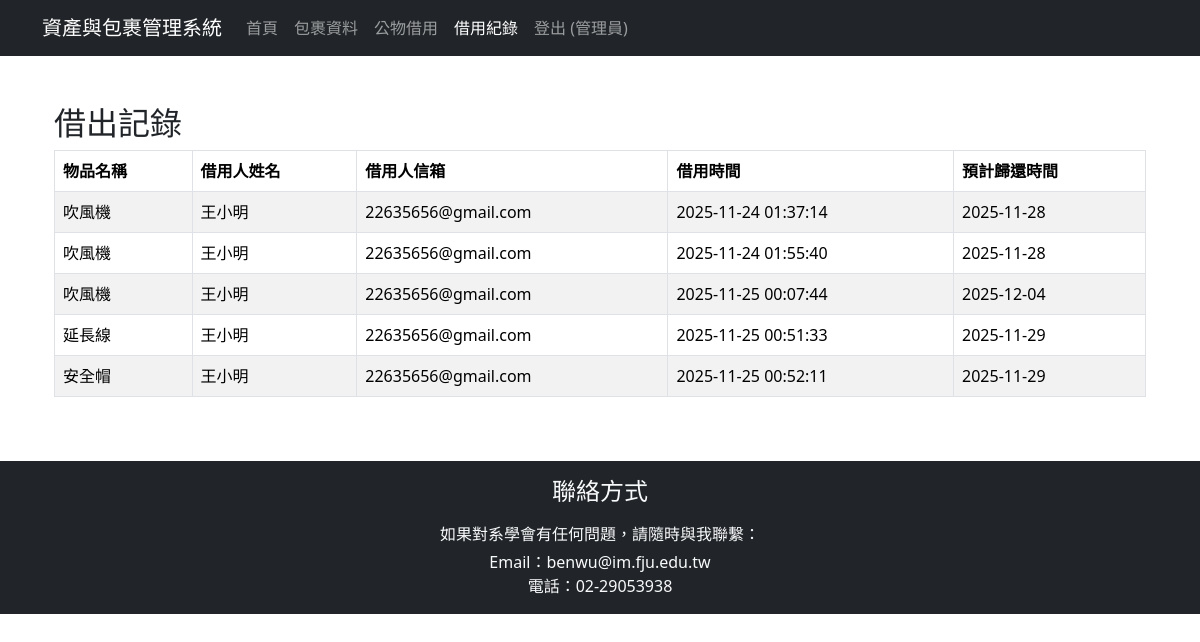
The app's page /admin_borrow_record.php (signed in), older data.
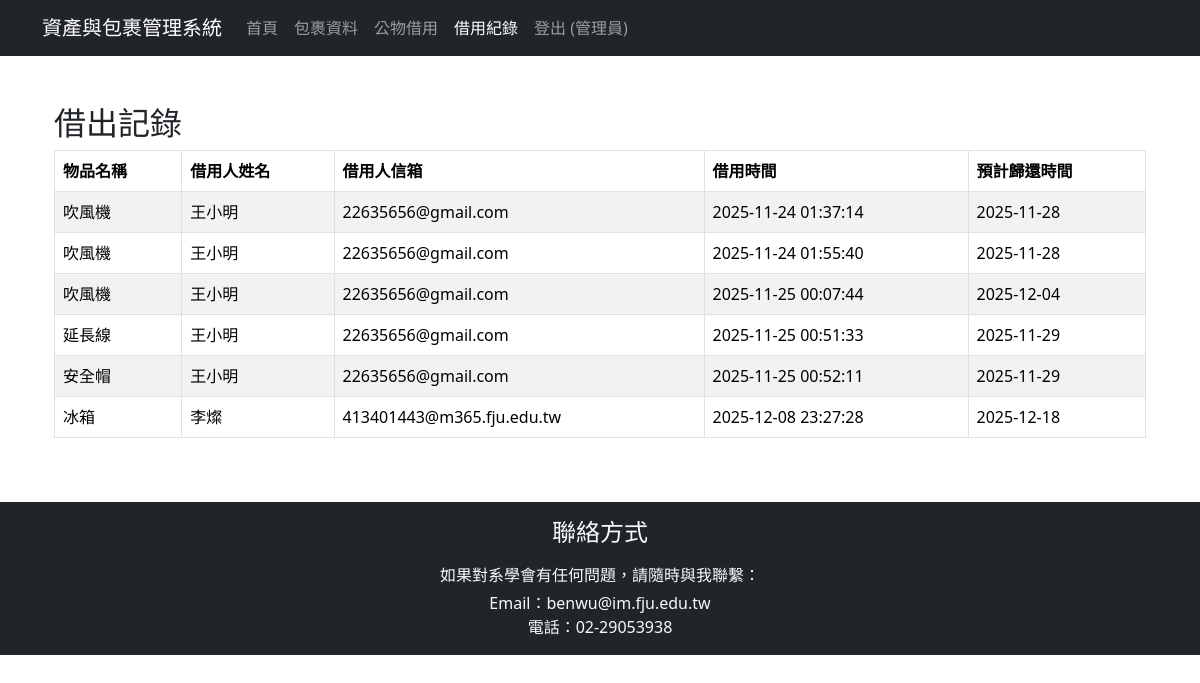
The same page, newer data.
### tables this page shows
CREATE TABLE `borrow_records` (
  `record_id` int NOT NULL,
  `item_id` int NOT NULL,
  `user_id` int DEFAULT NULL,
  `user_name` varchar(100) NOT NULL,
  `email` varchar(100) NOT NULL,
  `borrow_time` datetime NOT NULL DEFAULT CURRENT_TIMESTAMP,
  `expected_return` date NOT NULL,
  `return_time` datetime DEFAULT NULL,
  `status` enum('借出','已歸還') NOT NULL DEFAULT '借出'
);

CREATE TABLE `items` (
  `id` int NOT NULL,
  `name` varchar(100) NOT NULL,
  `total` int NOT NULL,
  `available` int NOT NULL,
  `status` enum('在庫','借出') DEFAULT '在庫'
);

### admin_borrow_record.php (the view, shortened to what this page needs)
<?php
require_once "header.php";
require_once 'assets_db.php';
$sql = "SELECT i.name , user_name , email , borrow_time , expected_return from borrow_records b join items i on b.item_id = i.id " ;
$stmt = mysqli_prepare($conn, $sql);
mysqli_stmt_execute($stmt);
$result = mysqli_stmt_get_result($stmt);
?>
<div class="container my-5">
	<h2>借出記錄</h2>
	<?php if (mysqli_num_rows($result) > 0): ?>
		<div class="table-responsive">
			<table class="table table-bordered table-striped">
				<thead>
					<tr>
						<th>物品名稱</th>
						<th>借用人姓名</th>
                        <th>借用人信箱</th>
                        <th>借用時間</th>
                        <th>預計歸還時間</th>
					</tr>
				</thead>
				<tbody>
                    <?php while($row = mysqli_fetch_assoc($result)): ?>
                        <tr>
                            <td><?=htmlspecialchars($row['name'])?></td>
                            <td><?=htmlspecialchars($row['user_name'])?></td>
                            <td><?=htmlspecialchars($row['email'])?></td>
                            <td><?=htmlspecialchars($row['borrow_time'])?></td>
                            <td><?=htmlspecialchars($row['expected_return'])?></td>
                        </tr>
					<?php endwhile; ?>
				</tbody>
			</table>
		</div>
	<?php else: ?>
		<div class="alert alert-info" role="alert">
			您還沒有任何報名記錄。
		</div>
	<?php endif; ?>
</div>
<?php
include('footer.php');
?>

### header.php (shortened to what this page needs)
<?php
$is_logged_in = isset($_SESSION['user_id']);
$user_name = $is_logged_in ? $_SESSION['user_name'] : '';
function nav_active($file) {
    $current = basename($_SERVER['PHP_SELF']);
    return $current === $file ? ' active' : '';
}
?>
<!DOCTYPE html>
<html lang="zh-Hant">
<head>
  <link href="https://cdn.jsdelivr.net/npm/bootstrap@5.3.8/dist/css/bootstrap.min.css" rel="stylesheet">
</head>
<body>
  <nav class="navbar navbar-expand-lg navbar-dark bg-dark">
    <div class="container">
      <a class="navbar-brand" href="index.php">資產與包裹管理系統</a>
      <div class="collapse navbar-collapse" id="navbarNav">
        <ul class="navbar-nav">
          <li class="nav-item">
            <a class="nav-link<?=nav_active('index.php')?>" href="index.php">首頁</a>
          </li>
          <li class="nav-item">
            <a class="nav-link<?=nav_active('package.php')?>" href="package.php">包裹資料</a>
          </li>
          <li class="nav-item">
            <a class="nav-link<?=nav_active('item.php')?>" href="item.php">公物借用</a>
          </li>
          <li class="nav-item">
            <a class="nav-link<?=nav_active('admin_borrow_record.php')?>" href="admin_borrow_record.php">借用紀錄</a>
          </li>
          <?php if ($is_logged_in): ?>
            <li class="nav-item">
              <a class="nav-link" href="logout.php">登出 (<?=$user_name?>)</a>
            </li>
          <?php else: ?>
            <li class="nav-item" >
              <a class="nav-link<?=nav_active('login.php')?>" href="login.php">登入</a>
            </li>
          <?php endif; ?>
        </ul>
      </div>
    </div>
  </nav>
  <div class="container mt-4">

### footer.php (shortened to what this page needs)
  </div>
  <footer class="bg-dark text-light text-center py-3 mt-5">
  <div class="container text-center">
    <h4 class="mb-3">聯絡方式</h4>
    <p class="mb-1">如果對系學會有任何問題，請隨時與我聯繫：</p>
    <ul class="list-unstyled mb-0">
      <li>Email：benwu@im.fju.edu.tw</li>
      <li>電話：02-29053938</li>
    </ul>
  </div>  </footer>
</body>
</html>

Row changes from the older to the newer data that the page shows:
added borrow_records: item.name "冰箱", user_name "李燦", email "413401443@m365.fju.edu.tw", borrow_time "2025-12-08 23:27:28", expected_return "2025-12-18"
